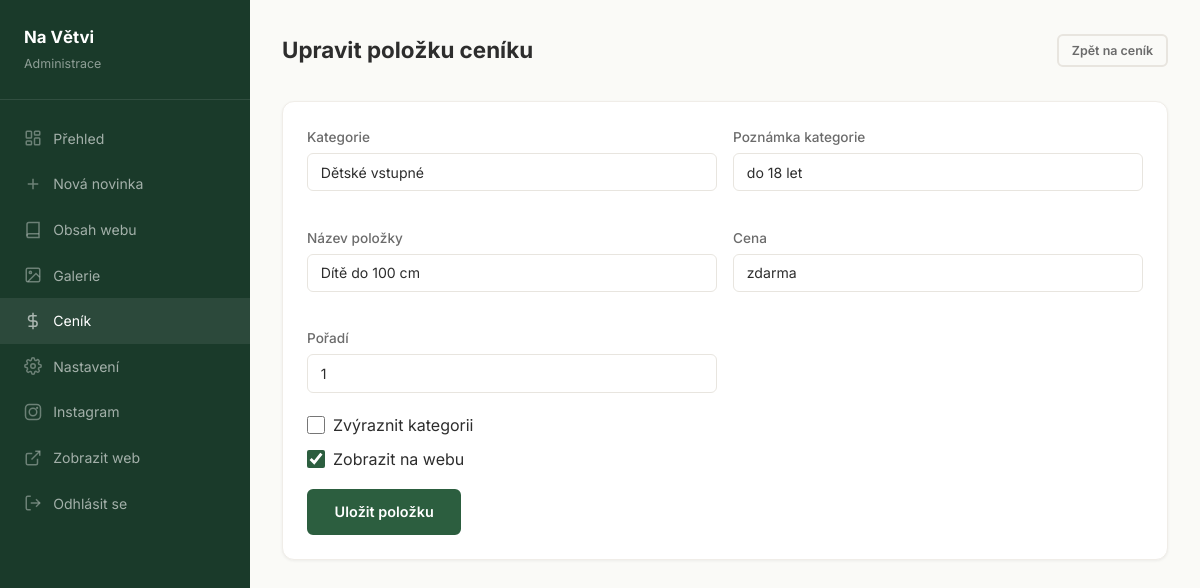
Page /admin/cenik/1 (signed in) on the committed database.
### tables this page shows
CREATE TABLE pricing_items (
            id INTEGER PRIMARY KEY AUTOINCREMENT,
            category TEXT NOT NULL,
            category_note TEXT,
            label TEXT NOT NULL,
            price TEXT NOT NULL,
            sort_order INTEGER DEFAULT 0,
            featured INTEGER DEFAULT 0,
            published INTEGER DEFAULT 1,
            created_at TIMESTAMP DEFAULT CURRENT_TIMESTAMP
        );

### app.py (the view, shortened to what this page needs)
@app.route("/admin/cenik/<int:item_id>", methods=["GET", "POST"])
@login_required
def admin_pricing_edit(item_id):
    item = db.get_pricing_item_by_id(item_id)
    if not item:
        flash("Položka ceníku nebyla nalezena.", "error")
        return redirect(url_for("admin_pricing"))
    return render_template("admin/pricing_edit.html", item=item)

### app.py (called while the page is built)
def login_required(f):
    @wraps(f)
    def decorated(*args, **kwargs):
        if "user_id" not in session:
            return redirect(url_for("admin_login"))
        return f(*args, **kwargs)
    return decorated

### database.py (called while the page is built)
def get_db():
    conn = sqlite3.connect(DB_PATH)
    conn.row_factory = sqlite3.Row
    conn.execute("PRAGMA journal_mode=WAL")
    return conn

def get_pricing_item_by_id(item_id):
    conn = get_db()
    row = conn.execute("SELECT * FROM pricing_items WHERE id = ?", (item_id,)).fetchone()
    conn.close()
    return dict(row) if row else None

### templates/admin/pricing_edit.html (shortened to what this page needs)
{% extends "admin/base.html" %}
{% block admin_content %}
<div class="admin-header">
    <h1>Upravit položku ceníku</h1>
    <a href="{{ url_for('admin_pricing') }}" class="btn btn-secondary btn-sm">Zpět na ceník</a>
</div>
<div class="admin-card">
    <form method="POST">
        <div class="form-grid-2">
            <div class="form-group">
                <label for="category">Kategorie</label>
                <input type="text" id="category" name="category" class="form-control" value="{{ item.category }}" required>
            </div>
            <div class="form-group">
                <label for="category_note">Poznámka kategorie</label>
                <input type="text" id="category_note" name="category_note" class="form-control" value="{{ item.category_note or '' }}">
            </div>
            <div class="form-group">
                <label for="label">Název položky</label>
                <input type="text" id="label" name="label" class="form-control" value="{{ item.label }}" required>
            </div>
            <div class="form-group">
                <label for="price">Cena</label>
                <input type="text" id="price" name="price" class="form-control" value="{{ item.price }}" required>
            </div>
            <div class="form-group">
                <label for="sort_order">Pořadí</label>
                <input type="number" id="sort_order" name="sort_order" class="form-control" value="{{ item.sort_order }}">
            </div>
        </div>
        <label class="form-check">
            <input type="checkbox" name="featured" {% if item.featured %}checked{% endif %}>
            <span>Zvýraznit kategorii</span>
        </label>
        <label class="form-check" style="margin: .5rem 0 1rem;">
            <input type="checkbox" name="published" {% if item.published %}checked{% endif %}>
            <span>Zobrazit na webu</span>
        </label>
        <button type="submit" class="btn btn-primary">Uložit položku</button>
    </form>
</div>
{% endblock %}

### static/css/style.css (style rules this page uses)
*, *::before, *::after { margin: 0; padding: 0; box-sizing: border-box; }
:root { --c-primary: #2c5e3f; --c-primary-light: #3a7d5c; --c-primary-dark: #1a3a2a; --c-accent: #d4a853; --c-accent-light: #e8c87a; --c-bg: #fafaf7; --c-surface: #ffffff; --c-text: #2d2d2d; --c-text-light: #6b6b6b; --c-text-lighter: #999; --c-border: #e8e5df; --c-border-light: #f0ede8; --font: 'Inter', -apple-system, BlinkMacSystemFont, 'Segoe UI', sans-serif; --font-display: 'Playfair Display', 'Georgia', serif; --shadow-sm: 0 1px 3px rgba(0,0,0,.06); --shadow: 0 2px 8px rgba(0,0,0,.08); --shadow-lg: 0 8px 24px rgba(0,0,0,.1); --radius: 6px; --radius-lg: 12px; --transition: .25s ease; --header-h: 70px; }
html { scroll-behavior: smooth; scroll-padding-top: var(--header-h); }
body { font-family: var(--font); color: var(--c-text); line-height: 1.65; background: var(--c-bg); -webkit-font-smoothing: antialiased; }
a { color: var(--c-primary); text-decoration: none; transition: color var(--transition); }
.btn { display: inline-flex; align-items: center; gap: .5rem; padding: .7rem 1.6rem; font-size: .9rem; font-weight: 600; border-radius: var(--radius); border: 2px solid transparent; cursor: pointer; transition: all var(--transition); text-decoration: none; font-family: inherit; line-height: 1.4; }
.btn-primary { background: var(--c-primary); color: #fff; border-color: var(--c-primary); }
.admin-header { display: flex; justify-content: space-between; align-items: center; margin-bottom: 2rem; }
.admin-header h1 { font-size: 1.4rem; font-weight: 700; color: var(--c-text); }
.admin-card { background: var(--c-surface); border-radius: var(--radius-lg); box-shadow: var(--shadow-sm); padding: 1.5rem; margin-bottom: 1.5rem; border: 1px solid var(--c-border-light); }
.form-group { margin-bottom: 1.2rem; }
.form-grid-2 { display: grid; grid-template-columns: repeat(2, minmax(0, 1fr)); gap: 1rem; }
.form-group label { display: block; font-size: .85rem; font-weight: 500; color: var(--c-text-light); margin-bottom: .3rem; }
.form-control { width: 100%; padding: .6rem .8rem; font-size: .88rem; font-family: inherit; border: 1px solid var(--c-border); border-radius: var(--radius); background: #fff; color: var(--c-text); transition: border-color var(--transition), box-shadow var(--transition); }
.form-check { display: flex; align-items: center; gap: .5rem; }
.form-check input[type="checkbox"] { width: 18px; height: 18px; accent-color: var(--c-primary); }
.btn-sm { padding: .35rem .8rem; font-size: .78rem; }
.btn-secondary { background: var(--c-bg); color: var(--c-text-light); border-color: var(--c-border); }

### rows in the picture
pricing_items: category "Dětské vstupné", category_note "do 18 let", label "Dítě do 100 cm", price "zdarma", sort_order "1", published "☑"
